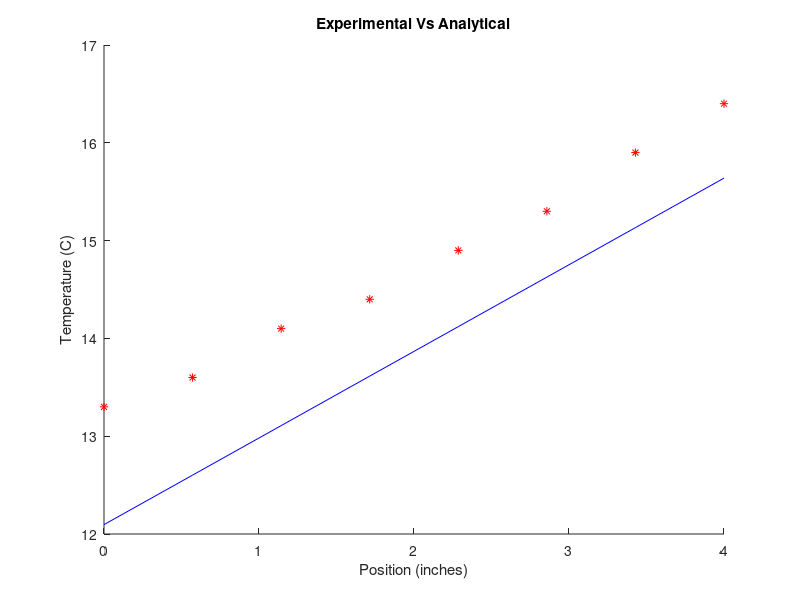

This chart was generated by the following MATLAB code:
close all
clear all
clc

% L = 4 + (1/8); % in
L=0.104; %m

% Aluminum, 20 Volts, 190 miliamps, 10 degrees C
Data = load('Aluminum_20V_190mA_10DegC.txt');
time = Data(:,1);
T1 = Data(:,2);
T2 = Data(:,3);
T3 = Data(:,4);
T4 = Data(:,5);
T5 = Data(:,6);
T6 = Data(:,7);
T7 = Data(:,8);
T8 = Data(:,9);

T_Snapshot = [T1(end-15), T2(end-15), T3(end-15), T4(end-15),...
    T5(end-15), T6(end-15), T7(end-15), T8(end-15)];
Slope = zeros;
for i = 1:7
    Slope(i) = (Data(end-15,i+2) - Data(end-15,i+1))/0.5;
end
H = mean(Slope);
% H = (T8(end-15) - T1(end-15))/4;

T0 = T1(1);

% shift = (T0 - T1(end-15)) * ((.5)/(T2(end-15) - T1(end-15))) + 0;
% shift = (T0 - T1(end-15))/H;
x = linspace(0,4,length(time));
k=48E-05;
rho=2.81;
cp=960;
shift=0;
for i=1:8
    Bn=(-8*H*L*(-1)^(i+1))/((2*i-1)*pi)^2;
    lambda=((2*i-1)*pi)/(2*L);
    alpha=k/(rho*cp);
    shwifty=@(x,t) Bn*sin(lambda*x)*exp(-lambda^2*alpha*t);
    shift=shift+shwifty(x,time);
end

% Anonymous Equation for slope line
slope_line = @(x) T0 + H*x - shift;

x_shift=linspace(0,4,8);
figure
hold on
plot(x_shift,slope_line(x_shift),'b')
plot(x_shift,Data(end-15,2:end),'r*')
xlabel('Position (inches)')
ylabel('Temperature (C)')
title('Experimental Vs Analytical');
time(end-15)